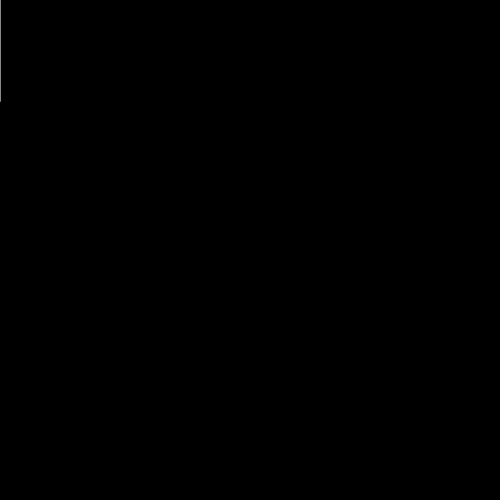
Frame 1 (no input)
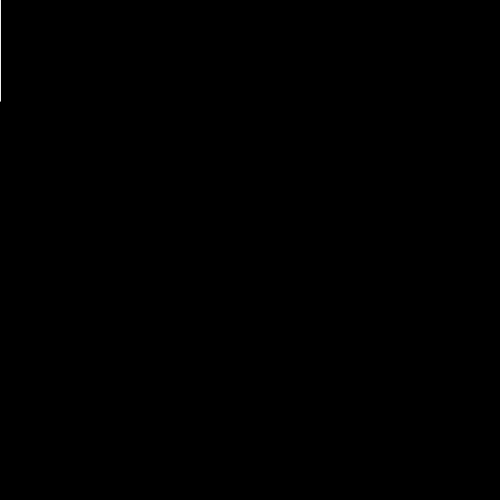
Frame 60 (the mouse pressed at the canvas centre just before this capture)
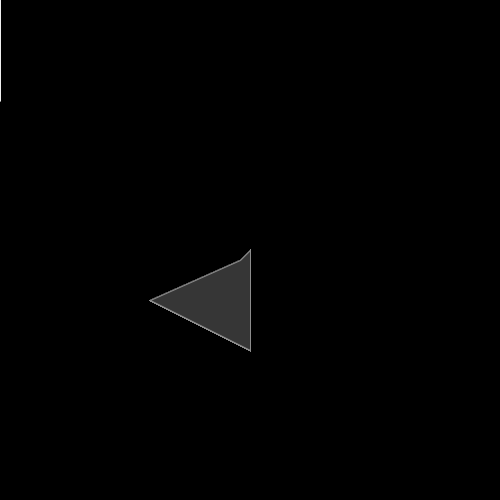
Frame 120 (the mouse held since frame 60 and released just before this capture)

The Processing sketch that drew these frames (run headless with seeded random() and noise(); from frame 60 on, the mouse is pressed at the canvas centre):

// Processing sketch: processing_88706
// ── processing_88706.pde

void setup() {
  size(500,500);
  background(0);
}

void draw() {
  for(int i=0; i<10; i++) {
   
   for(int j=0; j<10; j++) {
 
      newShape(mouseX, mouseY, mouseX+100, 250);
 
   }    
  }
}

void newShape(int a, int b, int c, int d) {
  beginShape();
  stroke(random(255));
  vertex(a, b);
 vertex(a-10, b+10);
  vertex(a-100, b+50);
  vertex(a, b+100);
 endShape(CLOSE);
 fill(54);
}
